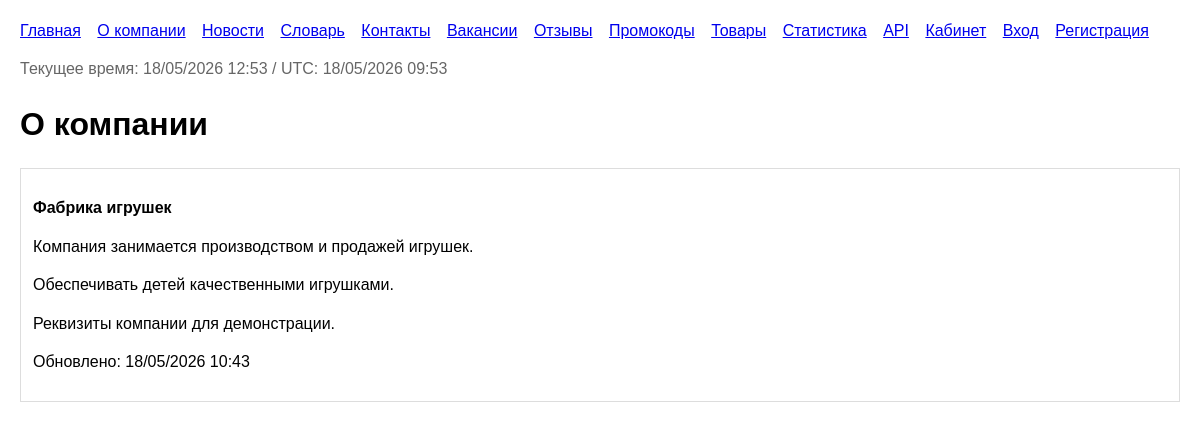
The page /about/ on the database its author committed.
### catalog/models.py (models this page shows, shortened)
class TimeStampedModel(models.Model):
    created_at = models.DateTimeField(auto_now_add=True)
    updated_at = models.DateTimeField(auto_now=True)
    class Meta:
        abstract = True

class CompanyInfo(TimeStampedModel):
    title = models.CharField(max_length=200, default='Фабрика игрушек')
    description = models.TextField()
    mission = models.TextField(blank=True)
    requisites = models.TextField(blank=True)
    class Meta:
        ordering = ['title']

### catalog/views.py (the view)
# urls.py: path('about/', views.about, name='about'),
def about(request):
    return render(request, 'catalog/about.html', page_context(company=CompanyInfo.objects.first()))

### catalog/views.py (called while the page is built)
def page_context(**kwargs):
    ctx = {'current_dt': timezone.now()}
    ctx.update(kwargs)
    return ctx

### templates/catalog/about.html (shortened to what this page needs)
{% extends 'catalog/base.html' %}
{% block content %}
<h1>О компании</h1>
{% if company %}
    <div class="card">
        <p><strong>{{ company.title }}</strong></p>
        <p>{{ company.description }}</p>
        <p>{{ company.mission }}</p>
        <p>{{ company.requisites }}</p>
        <p>Обновлено: {{ company.updated_at|date:'d/m/Y H:i' }}</p>
    </div>
{% else %}
    <p>Информация о компании пока не заполнена.</p>
{% endif %}
{% endblock %}

### templates/catalog/base.html (style rules this page uses)
body { font-family: Arial, sans-serif; margin: 20px; line-height: 1.4; }
.card { border: 1px solid #ddd; padding: 12px; margin: 12px 0; }

### rows shown on the page
CompanyInfo: title "Фабрика игрушек", description "Компания занимается производством и продажей игрушек.", mission "Обеспечивать детей качественными игрушками.", requisites "Реквизиты компании для демонстрации.", updated_at "18/05/2026 10:43"
